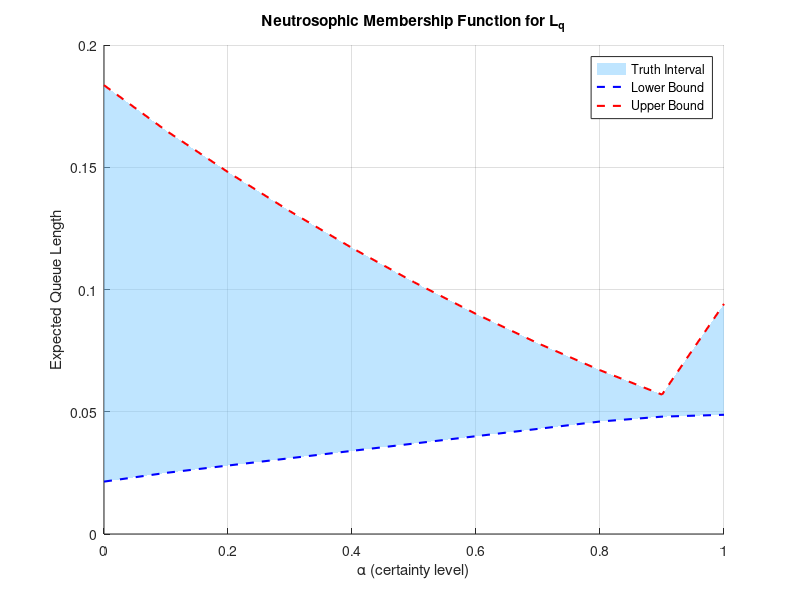
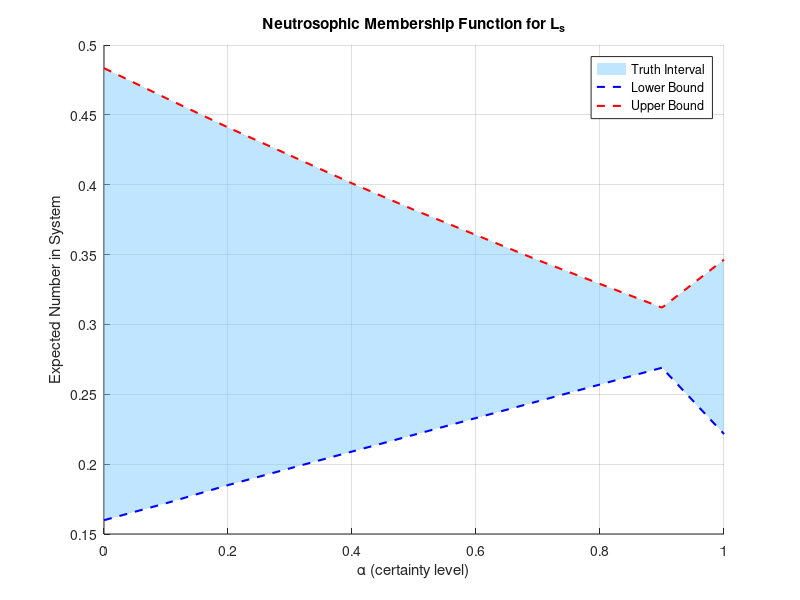
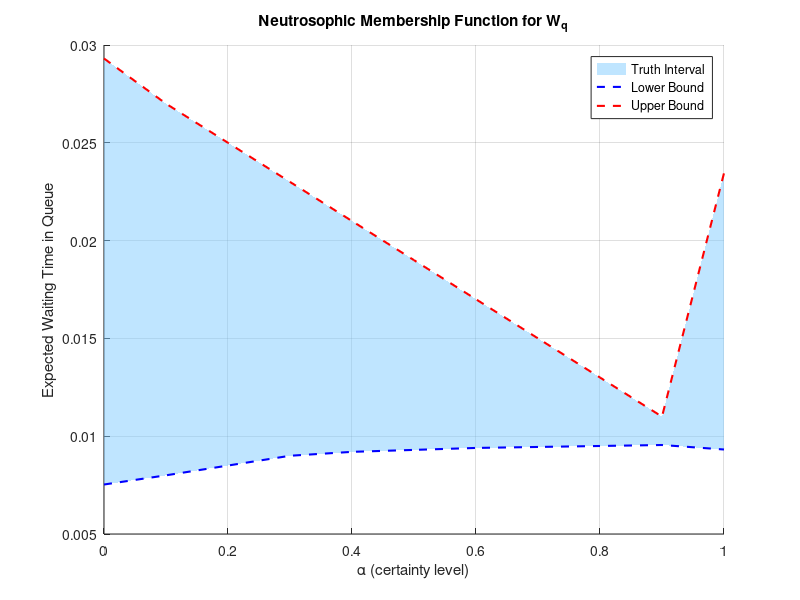

Write MATLAB code to recreate these figures, in order.

% Neutrosophic Membership Functions for Lq, Ls, Wq

alpha = linspace(0, 1, 11);

% Sample data for Lq
lLq = [0.02143, 0.025, 0.028, 0.031, 0.034, 0.037, 0.040, 0.043, 0.046, 0.048, 0.04876];
uLq = [0.18356, 0.165, 0.148, 0.132, 0.117, 0.103, 0.090, 0.078, 0.067, 0.057, 0.09412];

% Sample data for Ls
lLs = [0.15988, 0.172, 0.185, 0.197, 0.209, 0.221, 0.233, 0.245, 0.257, 0.269, 0.22157];
uLs = [0.48342, 0.462, 0.441, 0.421, 0.401, 0.382, 0.364, 0.346, 0.329, 0.312, 0.34639];

% Sample data for Wq
lWq = [0.00753, 0.008, 0.0085, 0.009, 0.0092, 0.0093, 0.0094, 0.00945, 0.0095, 0.00955, 0.00932];
uWq = [0.02931, 0.027, 0.025, 0.023, 0.021, 0.019, 0.017, 0.015, 0.013, 0.011, 0.02345];

% Function to plot neutrosophic interval
function plot_neutrosophic(alpha, lower, upper, titleText, ylabelText, filename)
    figure;

   hold on;
    fill([alpha fliplr(alpha)], [lower fliplr(upper)], [0.5 0.8 1], 'EdgeColor', 'none', 'FaceAlpha', 0.5);
    plot(alpha, lower, 'b--', 'LineWidth', 1.5);
    plot(alpha, upper, 'r--', 'LineWidth', 1.5);
    xlabel('\alpha (certainty level)');
    ylabel(ylabelText);
    title(titleText);
    legend('Truth Interval', 'Lower Bound', 'Upper Bound', 'Location', 'Best');
    grid on;
    hold off;
    saveas(gcf, filename, 'pdf');
end

% Generate and save plots
plot_neutrosophic(alpha, lLq, uLq, 'Neutrosophic Membership Function for L_q', 'Expected Queue Length', 'Lq_graph.pdf');
plot_neutrosophic(alpha, lLs, uLs, 'Neutrosophic Membership Function for L_s', 'Expected Number in System', 'Ls_graph.pdf');
plot_neutrosophic(alpha, lWq, uWq, 'Neutrosophic Membership Function for W_q', 'Expected Waiting Time in Queue', 'Wq_graph.pdf');
